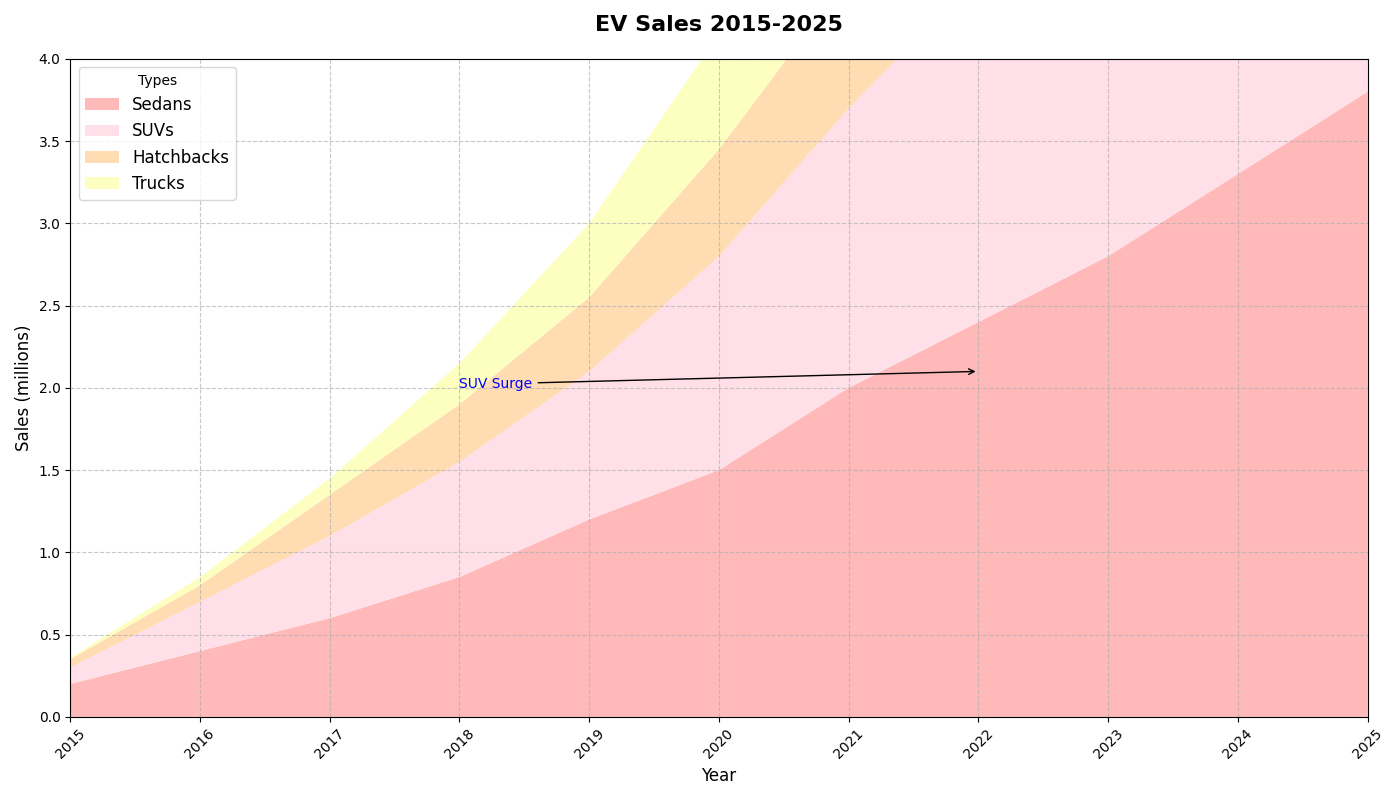

This chart was generated by the following Python code:
import matplotlib.pyplot as plt
import numpy as np

years = np.arange(2015, 2026)

# Sales data (in millions) for each type of electric vehicle
sedans_sales = np.array([0.2, 0.4, 0.6, 0.85, 1.2, 1.5, 2.0, 2.4, 2.8, 3.3, 3.8])
suvs_sales = np.array([0.1, 0.3, 0.5, 0.7, 0.9, 1.3, 1.7, 2.1, 2.5, 3.0, 3.5])
hatchbacks_sales = np.array([0.05, 0.1, 0.25, 0.35, 0.45, 0.65, 0.8, 0.9, 1.1, 1.3, 1.4])
trucks_sales = np.array([0.01, 0.05, 0.1, 0.25, 0.45, 0.7, 1.0, 1.4, 1.8, 2.2, 2.6])

sales_data = np.vstack([sedans_sales, suvs_sales, hatchbacks_sales, trucks_sales])
colors = ['#ffadad', '#ffdae4', '#ffd6a5', '#fdffb6']

fig, ax = plt.subplots(figsize=(14, 8))

ax.stackplot(years, sales_data, labels=['Sedans', 'SUVs', 'Hatchbacks', 'Trucks'], colors=colors, alpha=0.85)

# Customize the chart
ax.set_title('EV Sales 2015-2025', fontsize=16, fontweight='bold', pad=20)
ax.set_xlabel('Year', fontsize=12)
ax.set_ylabel('Sales (millions)', fontsize=12)

# Add grid and legend
ax.grid(linestyle='--', alpha=0.7)
ax.legend(loc='upper left', fontsize=12, title='Types')

ax.set_xticks(years)
ax.set_yticks(np.arange(0, 4.1, 0.5))
ax.set_xlim(2015, 2025)
ax.set_ylim(0, 4)

plt.xticks(rotation=45)

ax.annotate('SUV Surge', xy=(2022, suvs_sales[7]), xytext=(2018, 2), 
            arrowprops=dict(facecolor='black', arrowstyle='->'),
            fontsize=10, color='blue')

plt.tight_layout()

plt.show()
